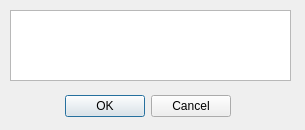
<?xml version="1.0" encoding="UTF-8"?>
<ui version="4.0">
 <class>Dialog</class>
 <widget class="QDialog" name="Dialog">
  <property name="geometry">
   <rect>
    <x>0</x>
    <y>0</y>
    <width>305</width>
    <height>130</height>
   </rect>
  </property>
  <property name="windowTitle">
   <string>Dialog</string>
  </property>
  <widget class="QDialogButtonBox" name="button_ny">
   <property name="geometry">
    <rect>
     <x>30</x>
     <y>90</y>
     <width>201</width>
     <height>32</height>
    </rect>
   </property>
   <property name="orientation">
    <enum>Qt::Horizontal</enum>
   </property>
   <property name="standardButtons">
    <set>QDialogButtonBox::Cancel|QDialogButtonBox::Ok</set>
   </property>
  </widget>
  <widget class="QTextEdit" name="city_text">
   <property name="geometry">
    <rect>
     <x>10</x>
     <y>10</y>
     <width>281</width>
     <height>71</height>
    </rect>
   </property>
  </widget>
 </widget>
 <resources/>
 <connections>
  <connection>
   <sender>button_ny</sender>
   <signal>accepted()</signal>
   <receiver>Dialog</receiver>
   <slot>accept()</slot>
   <hints>
    <hint type="sourcelabel">
     <x>248</x>
     <y>254</y>
    </hint>
    <hint type="destinationlabel">
     <x>157</x>
     <y>274</y>
    </hint>
   </hints>
  </connection>
  <connection>
   <sender>button_ny</sender>
   <signal>rejected()</signal>
   <receiver>Dialog</receiver>
   <slot>reject()</slot>
   <hints>
    <hint type="sourcelabel">
     <x>316</x>
     <y>260</y>
    </hint>
    <hint type="destinationlabel">
     <x>286</x>
     <y>274</y>
    </hint>
   </hints>
  </connection>
 </connections>
</ui>
